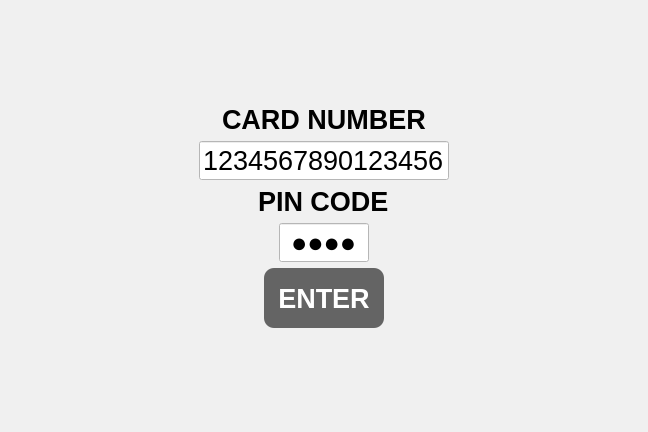
<?xml version="1.0" encoding="UTF-8"?>
<ui version="4.0">
 <class>Login</class>
 <widget class="QWidget" name="Login">
  <property name="geometry">
   <rect>
    <x>0</x>
    <y>0</y>
    <width>648</width>
    <height>432</height>
   </rect>
  </property>
  <property name="windowTitle">
   <string>Form</string>
  </property>
  <property name="styleSheet">
   <string notr="true">QWidget {
	background-color: rgb(240, 240, 240);
}</string>
  </property>
  <layout class="QHBoxLayout" name="horizontalLayout">
   <item>
    <spacer name="horizontalSpacer">
     <property name="orientation">
      <enum>Qt::Horizontal</enum>
     </property>
     <property name="sizeHint" stdset="0">
      <size>
       <width>40</width>
       <height>20</height>
      </size>
     </property>
    </spacer>
   </item>
   <item>
    <layout class="QVBoxLayout" name="verticalLayout">
     <item>
      <spacer name="verticalSpacer">
       <property name="orientation">
        <enum>Qt::Vertical</enum>
       </property>
       <property name="sizeHint" stdset="0">
        <size>
         <width>20</width>
         <height>40</height>
        </size>
       </property>
      </spacer>
     </item>
     <item alignment="Qt::AlignHCenter">
      <widget class="QLabel" name="cardNumberLabel">
       <property name="sizePolicy">
        <sizepolicy hsizetype="Fixed" vsizetype="Preferred">
         <horstretch>0</horstretch>
         <verstretch>0</verstretch>
        </sizepolicy>
       </property>
       <property name="font">
        <font>
         <pointsize>20</pointsize>
         <bold>true</bold>
        </font>
       </property>
       <property name="text">
        <string>CARD NUMBER</string>
       </property>
      </widget>
     </item>
     <item>
      <widget class="IntegerLineEdit" name="cardNumberLineEdit">
       <property name="sizePolicy">
        <sizepolicy hsizetype="Fixed" vsizetype="Fixed">
         <horstretch>0</horstretch>
         <verstretch>0</verstretch>
        </sizepolicy>
       </property>
       <property name="minimumSize">
        <size>
         <width>250</width>
         <height>0</height>
        </size>
       </property>
       <property name="font">
        <font>
         <pointsize>20</pointsize>
         <bold>false</bold>
        </font>
       </property>
       <property name="styleSheet">
        <string notr="true">QLineEdit {
	background-color: white;
}</string>
       </property>
       <property name="text">
        <string>1234567890123456</string>
       </property>
       <property name="maxLength">
        <number>16</number>
       </property>
       <property name="alignment">
        <set>Qt::AlignCenter</set>
       </property>
      </widget>
     </item>
     <item alignment="Qt::AlignHCenter">
      <widget class="QLabel" name="pinCodeLabel">
       <property name="sizePolicy">
        <sizepolicy hsizetype="Fixed" vsizetype="Preferred">
         <horstretch>0</horstretch>
         <verstretch>0</verstretch>
        </sizepolicy>
       </property>
       <property name="font">
        <font>
         <pointsize>20</pointsize>
         <bold>true</bold>
        </font>
       </property>
       <property name="text">
        <string>PIN CODE</string>
       </property>
      </widget>
     </item>
     <item alignment="Qt::AlignHCenter">
      <widget class="IntegerLineEdit" name="pinCodeLineEdit">
       <property name="sizePolicy">
        <sizepolicy hsizetype="Fixed" vsizetype="Fixed">
         <horstretch>0</horstretch>
         <verstretch>0</verstretch>
        </sizepolicy>
       </property>
       <property name="maximumSize">
        <size>
         <width>90</width>
         <height>16777215</height>
        </size>
       </property>
       <property name="baseSize">
        <size>
         <width>0</width>
         <height>0</height>
        </size>
       </property>
       <property name="font">
        <font>
         <pointsize>20</pointsize>
        </font>
       </property>
       <property name="styleSheet">
        <string notr="true">QLineEdit {
	background-color: white;
}</string>
       </property>
       <property name="text">
        <string>asdf</string>
       </property>
       <property name="maxLength">
        <number>4</number>
       </property>
       <property name="echoMode">
        <enum>QLineEdit::Password</enum>
       </property>
       <property name="alignment">
        <set>Qt::AlignCenter</set>
       </property>
      </widget>
     </item>
     <item alignment="Qt::AlignHCenter">
      <widget class="QPushButton" name="enterButton">
       <property name="sizePolicy">
        <sizepolicy hsizetype="Fixed" vsizetype="Fixed">
         <horstretch>0</horstretch>
         <verstretch>0</verstretch>
        </sizepolicy>
       </property>
       <property name="minimumSize">
        <size>
         <width>120</width>
         <height>60</height>
        </size>
       </property>
       <property name="font">
        <font>
         <pointsize>20</pointsize>
         <bold>true</bold>
        </font>
       </property>
       <property name="styleSheet">
        <string notr="true">QPushButton {
	color: white;
	background-color: rgb(100, 100, 100);
	border-radius: 10px;
}

QPushButton:hover {
	background-color: rgb(50, 50, 50);
}</string>
       </property>
       <property name="text">
        <string>ENTER</string>
       </property>
      </widget>
     </item>
     <item>
      <spacer name="verticalSpacer_2">
       <property name="orientation">
        <enum>Qt::Vertical</enum>
       </property>
       <property name="sizeHint" stdset="0">
        <size>
         <width>20</width>
         <height>40</height>
        </size>
       </property>
      </spacer>
     </item>
    </layout>
   </item>
   <item>
    <spacer name="horizontalSpacer_2">
     <property name="orientation">
      <enum>Qt::Horizontal</enum>
     </property>
     <property name="sizeHint" stdset="0">
      <size>
       <width>40</width>
       <height>20</height>
      </size>
     </property>
    </spacer>
   </item>
  </layout>
 </widget>
 <customwidgets>
  <customwidget>
   <class>IntegerLineEdit</class>
   <extends>QLineEdit</extends>
   <header>IntegerLineEdit.h</header>
  </customwidget>
 </customwidgets>
 <resources/>
 <connections/>
</ui>
